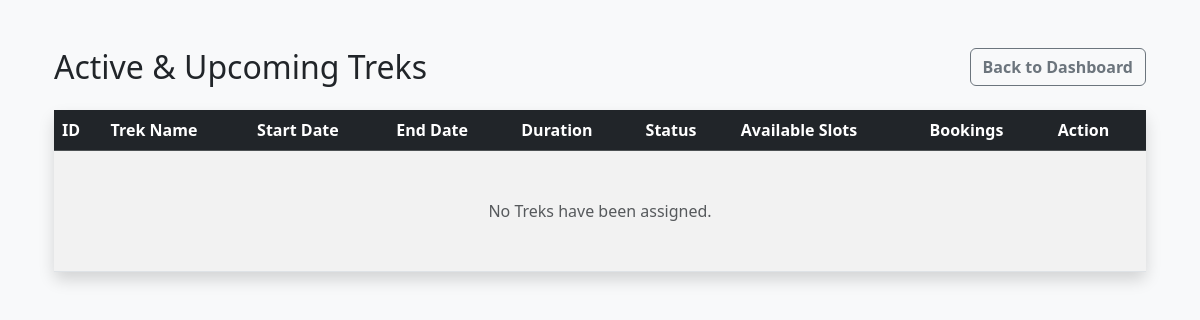
Before: /staff/assigned_treks (signed in) with the older database file.
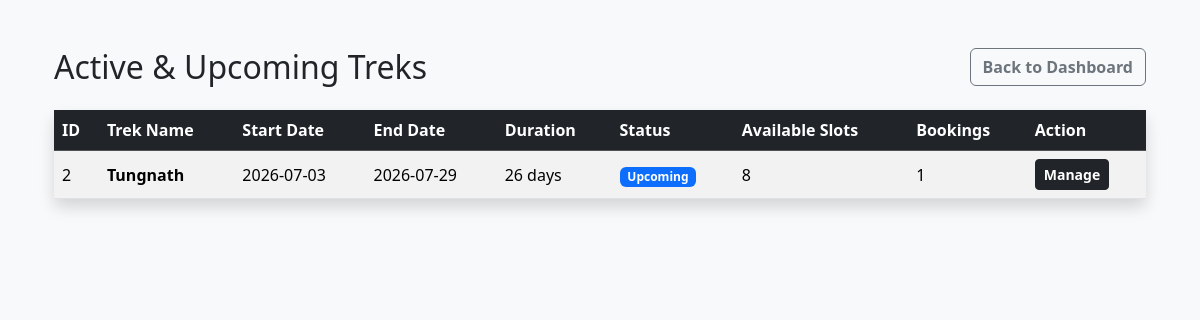
After: the same page with the newer database file.
### app/models.py (models this page shows)
class Trek(db.Model):
    __tablename__ = "treks"
    id = db.Column(db.Integer, primary_key=True)
    trek_name = db.Column(db.String(200), nullable=False)
    assigned_staff_id = db.Column(db.Integer, db.ForeignKey('users.id'), nullable=False)
    location = db.Column(db.String(100), nullable=False)
    difficulty = db.Column(db.String(50), nullable=False)
    duration = db.Column(db.Integer, nullable=False)
    available_slots = db.Column(db.Integer, nullable=False)
    status = db.Column(db.String(30), nullable=False)
    start_date = db.Column(db.DateTime, nullable=False)
    end_date = db.Column(db.DateTime, nullable=False)
    bookings = db.relationship('Booking', backref='trek', lazy=True, cascade='all, delete-orphan')
    assigned_staff = db.relationship('User', foreign_keys=[assigned_staff_id])

### app/routes/staff.py (the view)
@staff_bp.route('/assigned_treks')
def assigned_treks():
    treks = models.Trek.query.filter(models.Trek.status.in_(['Upcoming','Active']),
                                     models.Trek.assigned_staff_id == session['user_id']).order_by(models.Trek.start_date.asc()).all()
    return render_template('/staff/assigned_treks/assigned_treks.html', assigned_treks=treks)

### app/routes/staff.py (called while the page is built)
@staff_bp.before_request
def staff_hold():
    if 'user_id' not in session or session.get('role') != 'Staff':
        flash("Unauthorized Access, relogin", "danger")
        return redirect(url_for('auth.login'))
    current_staff_user = models.User.query.get(session['user_id']) # Searches using Primary ID helps with performance boost
    if current_staff_user.staff_profile.status == "Pending_Active":
        allowed_endpoints = ['staff.update_profile', 'auth.logout']
        if request.endpoint not in allowed_endpoints:
            flash("You must finalize your profile first", "warning")
            return redirect(url_for('staff.update_profile'))

### app/templates/staff/assigned_treks/assigned_treks.html (shortened to what this page needs)
{% extends "base.html" %}
{% block content %}
<div class="container mt-4">
    <div class="d-flex justify-content-between align-items-center mb-4">
        <h2 class="mb-0">Active & Upcoming Treks</h2>
        <a href="{{ url_for('staff.staff_dashboard') }}" class="btn btn-outline-secondary fw-bold">Back to Dashboard</a>
    </div>
    <div class="card shadow border-0">
        <div class="card-body p-0">
            <div class="table-responsive">
                <table class="table table-hover table-striped mb-0">
                    <thead class="table-dark">
                        <tr>
                            <th>ID</th>
                            <th>Trek Name</th>
                            <th>Start Date</th>
                            <th>End Date</th>
                            <th>Duration</th>
                            <th>Status</th>
                            <th>Available Slots</th>
                            <th>Bookings</th>
                            <th>Action</th>
                        </tr>
                    </thead>
                    <tbody>
                        {% for trek in assigned_treks %}
                        <tr>
                            <td class="align-middle">{{ trek.id }}</td>
                            <td class="align-middle fw-bold">{{ trek.trek_name }}</td>
                            <td class="align-middle">{{ trek.start_date.strftime('%Y-%m-%d') }}</td>
                            <td class="align-middle">{{ trek.end_date.strftime('%Y-%m-%d') }}</td>
                            <td class="align-middle">{{ trek.duration }} days</td>
                            <td class="align-middle">
                                {% if trek.status == 'Upcoming' %}
                                    <span class="badge bg-primary">Upcoming</span>
                                {% elif trek.status == 'Active' %}
                                    <span class="badge bg-success">Active</span>
                                {% else %}
                                    <span class="badge bg-secondary">{{ trek.status }}</span>
                                {% endif %}
                            </td>
                            <td class="align-middle">{{ trek.available_slots }}</td>
                            <td class="align-middle">{{ trek.bookings | length }}</td>
                            <td class="align-middle">
                                <a href="{{ url_for('staff.manage_treks', trek_id=trek.id) }}" class="btn btn-sm btn-dark fw-bold">Manage</a>
                            </td>
                        </tr>
                        {% else %}
                        <tr>
                            <td colspan="9" class="text-center py-5 text-muted">
                                No Treks have been assigned.
                            </td>
                        </tr>
                        {% endfor %}
                    </tbody>
                </table>
            </div>
        </div>
    </div>
</div>
{% endblock %}

Changed rows visible on the page:
added Trek: id "2", trek_name "Tungnath", start_date "2026-07-03", end_date "2026-07-29", duration "26", status "Upcoming", available_slots "8", bookings|length "1"
Other visible differences:
text no longer shown: "No Treks have been assigned."
